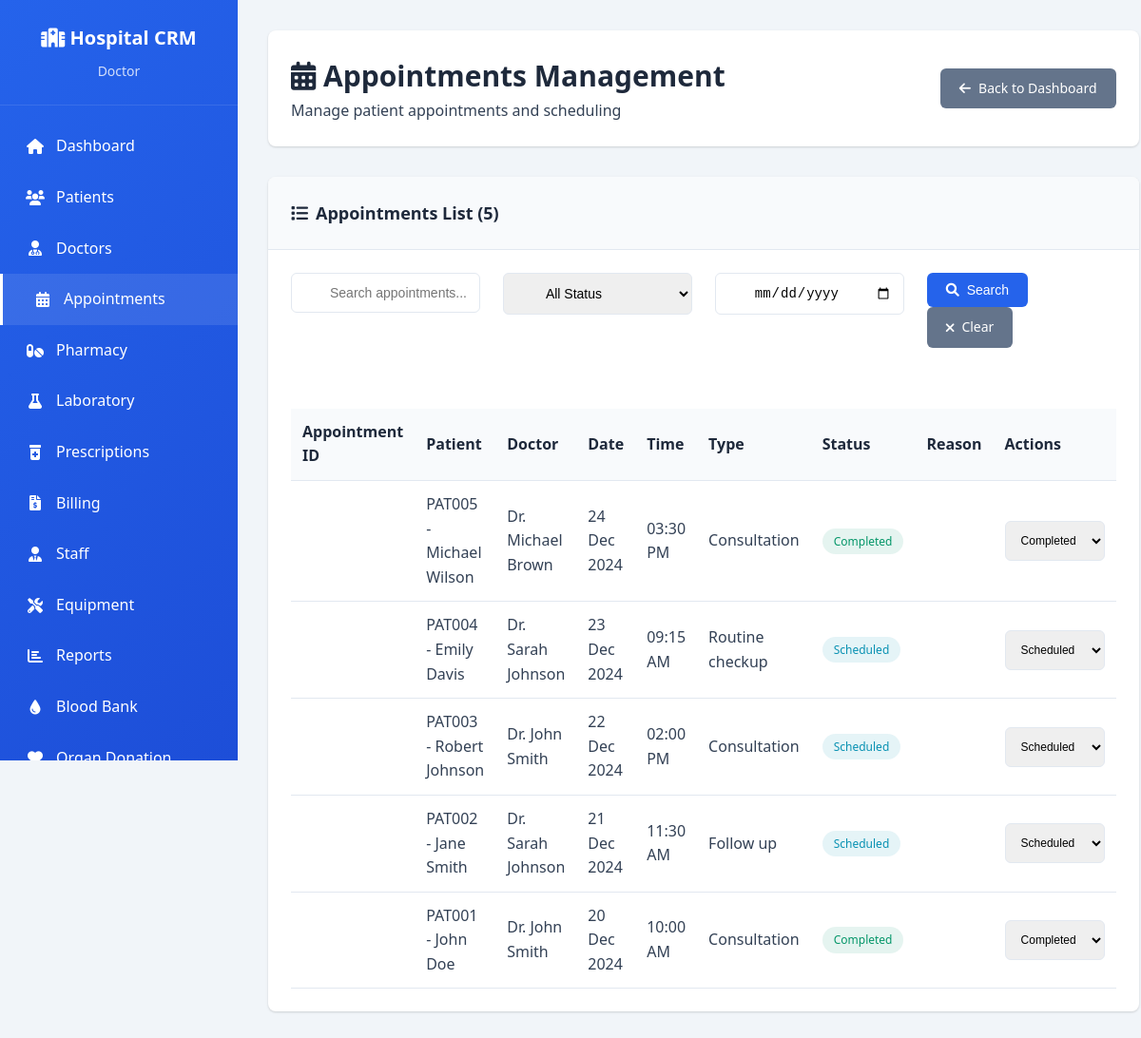
The page /appointments.php (signed in) on the database its author committed.
### tables this page shows
CREATE TABLE `appointments` (
  `id` int(11) NOT NULL AUTO_INCREMENT,
  `patient_id` int(11) NOT NULL,
  `doctor_id` int(11) NOT NULL,
  `appointment_date` date NOT NULL,
  `appointment_time` time NOT NULL,
  `appointment_type` enum('consultation','follow_up','emergency','routine_checkup') DEFAULT 'consultation',
  `status` enum('scheduled','completed','cancelled','no_show') DEFAULT 'scheduled',
  `notes` text DEFAULT NULL,
  `created_by` int(11) DEFAULT NULL,
  `created_at` timestamp NOT NULL DEFAULT current_timestamp(),
  `updated_at` timestamp NOT NULL DEFAULT current_timestamp() ON UPDATE current_timestamp(),
  PRIMARY KEY (`id`),
  KEY `patient_id` (`patient_id`),
  KEY `doctor_id` (`doctor_id`),
  KEY `appointment_date` (`appointment_date`),
  KEY `status` (`status`),
  KEY `created_by` (`created_by`),
  CONSTRAINT `appointments_ibfk_1` FOREIGN KEY (`patient_id`) REFERENCES `patients` (`id`),
  CONSTRAINT `appointments_ibfk_2` FOREIGN KEY (`doctor_id`) REFERENCES `doctors` (`id`),
  CONSTRAINT `appointments_ibfk_3` FOREIGN KEY (`created_by`) REFERENCES `users` (`id`) ON DELETE SET NULL
);

CREATE TABLE `patients` (
  `id` int(11) NOT NULL AUTO_INCREMENT,
  `patient_id` varchar(20) NOT NULL,
  `first_name` varchar(50) NOT NULL,
  `last_name` varchar(50) NOT NULL,
  `email` varchar(100) DEFAULT NULL,
  `phone` varchar(20) NOT NULL,
  `date_of_birth` date DEFAULT NULL,
  `gender` enum('male','female','other') NOT NULL,
  `blood_group` varchar(5) DEFAULT NULL,
  `address` text DEFAULT NULL,
  `emergency_contact_name` varchar(100) DEFAULT NULL,
  `emergency_contact_phone` varchar(20) DEFAULT NULL,
  `medical_history` text DEFAULT NULL,
  `allergies` text DEFAULT NULL,
  `is_active` tinyint(1) DEFAULT 1,
  `created_at` timestamp NOT NULL DEFAULT current_timestamp(),
  `updated_at` timestamp NOT NULL DEFAULT current_timestamp() ON UPDATE current_timestamp(),
  PRIMARY KEY (`id`),
  UNIQUE KEY `patient_id` (`patient_id`),
  KEY `email` (`email`),
  KEY `phone` (`phone`)
);

CREATE TABLE `doctors` (
  `id` int(11) NOT NULL AUTO_INCREMENT,
  `user_id` int(11) DEFAULT NULL,
  `doctor_name` varchar(100) NOT NULL,
  `specialization` varchar(100) NOT NULL,
  `qualification` varchar(200) NOT NULL,
  `experience_years` int(11) DEFAULT 0,
  `consultation_fee` decimal(10,2) DEFAULT 0.00,
  `phone` varchar(20) DEFAULT NULL,
  `email` varchar(100) DEFAULT NULL,
  `schedule` text DEFAULT NULL,
  `is_active` tinyint(1) DEFAULT 1,
  `created_at` timestamp NOT NULL DEFAULT current_timestamp(),
  `updated_at` timestamp NOT NULL DEFAULT current_timestamp() ON UPDATE current_timestamp(),
  PRIMARY KEY (`id`),
  KEY `user_id` (`user_id`),
  KEY `specialization` (`specialization`),
  CONSTRAINT `doctors_ibfk_1` FOREIGN KEY (`user_id`) REFERENCES `users` (`id`) ON DELETE SET NULL
);

### config/database.php (called while the page is built, shortened)
<?php
class Database {
    private $connection;
    public function __construct() {
        try {
            $dsn = "mysql:host=" . DB_HOST . ";dbname=" . DB_NAME . ";charset=" . DB_CHARSET;
            $this->connection = new PDO($dsn, DB_USERNAME, DB_PASSWORD);
            $this->connection->setAttribute(PDO::ATTR_ERRMODE, PDO::ERRMODE_EXCEPTION);
            $this->connection->setAttribute(PDO::ATTR_DEFAULT_FETCH_MODE, PDO::FETCH_ASSOC);
        } catch(PDOException $e) {
            die("Database connection failed: " . $e->getMessage());
        }
    }
    public function query($sql, $params = []) {
        try {
            $stmt = $this->connection->prepare($sql);
            $stmt->execute($params);
            return $stmt;
        } catch(PDOException $e) {
            throw new Exception("Query failed: " . $e->getMessage());
        }
    }
}
?>

### appointments.php (the view, shortened to what this page needs)
<?php
require_once 'config/database.php';
$user_role = $_SESSION['role'];
$db = new Database();
$search = $_GET['search'] ?? '';
$date_filter = $_GET['date'] ?? '';
$page = max(1, intval($_GET['page'] ?? 1));
$limit = 10;
$offset = ($page - 1) * $limit;
$appointments_query = "
    SELECT a.*,
           p.first_name as patient_first_name, p.last_name as patient_last_name, p.patient_id,
           d.doctor_name
    FROM appointments a
    LEFT JOIN patients p ON a.patient_id = p.id
    LEFT JOIN doctors d ON a.doctor_id = d.id
    WHERE 1=1";
$count_query = "
    SELECT COUNT(*) as count
    FROM appointments a
    LEFT JOIN patients p ON a.patient_id = p.id
    LEFT JOIN doctors d ON a.doctor_id = d.id
    WHERE 1=1";
$params = [];
$total_appointments = $db->query($count_query, $params)->fetch()['count'];
$appointments_query .= " ORDER BY a.appointment_date DESC, a.appointment_time DESC LIMIT $limit OFFSET $offset";
$appointments = $db->query($appointments_query, $params)->fetchAll();
?>
<!DOCTYPE html>
<html lang="en">
<head>
    <link rel="stylesheet" href="https://cdnjs.cloudflare.com/ajax/libs/font-awesome/6.0.0/css/all.min.css">
</head>
<body>
    <div class="dashboard-container">
        <aside class="sidebar">
            <div class="sidebar-header">
                <h2><i class="fas fa-hospital"></i> Hospital CRM</h2>
                <p><?php echo htmlspecialchars($_SESSION['role_display']); ?></p>
            </div>
            <ul class="sidebar-menu">
                <li><a href="dashboard.php"><i class="fas fa-home"></i> Dashboard</a></li>
                <li><a href="patients.php"><i class="fas fa-users"></i> Patients</a></li>
                <li><a href="doctors.php"><i class="fas fa-user-md"></i> Doctors</a></li>
                <li><a href="appointments.php" class="active"><i class="fas fa-calendar-alt"></i> Appointments</a></li>
                <li><a href="pharmacy.php"><i class="fas fa-pills"></i> Pharmacy</a></li>
                <li><a href="laboratory.php"><i class="fas fa-flask"></i> Laboratory</a></li>
                <li><a href="prescriptions.php"><i class="fas fa-prescription-bottle-alt"></i> Prescriptions</a></li>
                <li><a href="billing.php"><i class="fas fa-file-invoice-dollar"></i> Billing</a></li>
                <li><a href="staff.php"><i class="fas fa-user-tie"></i> Staff</a></li>
                <li><a href="equipment.php"><i class="fas fa-tools"></i> Equipment</a></li>
                <li><a href="reports.php"><i class="fas fa-chart-bar"></i> Reports</a></li>
                <li><a href="blood-bank.php"><i class="fas fa-tint"></i> Blood Bank</a></li>
                <li><a href="organ-donation.php"><i class="fas fa-heart"></i> Organ Donation</a></li>
            </ul>
        </aside>
        <main class="main-content">
            <div class="header">
                <div>
                    <h1><i class="fas fa-calendar-alt"></i> Appointments Management</h1>
                    <p>Manage patient appointments and scheduling</p>
                </div>
                <div class="header-actions">
                    <a href="dashboard.php" class="btn btn-secondary">
                        <i class="fas fa-arrow-left"></i> Back to Dashboard
                    </a>
                </div>
            </div>
            <div class="card">
                <div class="card-header">
                    <h3><i class="fas fa-list"></i> Appointments List (<?php echo $total_appointments; ?>)</h3>
                </div>
                <div class="card-body">
                    <div class="search-box">
                        <form method="GET">
                            <div class="grid grid-4">
                                <div class="form-group">
                                    <input type="text" name="search" placeholder="Search appointments..." class="form-control"
                                           value="<?php echo htmlspecialchars($search); ?>">
                                </div>
                                <div class="form-group">
                                    <select name="status" class="form-control">
                                        <option value="">All Status</option>
                                    </select>
                                </div>
                                <div class="form-group">
                                    <input type="date" name="date" class="form-control" value="<?php echo htmlspecialchars($date_filter); ?>">
                                </div>
                                <div class="form-group">
                                    <button type="submit" class="btn btn-primary">
                                        <i class="fas fa-search"></i> Search
                                    </button>
                                    <a href="appointments.php" class="btn btn-secondary">
                                        <i class="fas fa-times"></i> Clear
                                    </a>
                                </div>
                            </div>
                        </form>
                    </div>
                    <?php if (empty($appointments)): ?>
                        <p class="text-muted text-center">No appointments found.</p>
                    <?php else: ?>
                        <div style="overflow-x: auto;">
                            <table class="table">
                                <thead>
                                    <tr>
                                        <th>Appointment ID</th>
                                        <th>Patient</th>
                                        <th>Doctor</th>
                                        <th>Date</th>
                                        <th>Time</th>
                                        <th>Type</th>
                                        <th>Status</th>
                                        <th>Reason</th>
                                        <?php if (in_array($user_role, ['admin', 'doctor', 'receptionist'])): ?>
                                            <th>Actions</th>
                                        <?php endif; ?>
                                    </tr>
                                </thead>
                                <tbody>
                                    <?php foreach ($appointments as $appointment): ?>
                                        <tr>
                                            <td><?php echo htmlspecialchars($appointment['appointment_id']); ?></td>
                                            <td>
                                                <?php echo htmlspecialchars($appointment['patient_id'] . ' - ' . $appointment['patient_first_name'] . ' ' . $appointment['patient_last_name']); ?>
                                            </td>
                                            <td><?php echo htmlspecialchars($appointment['doctor_name']); ?></td>
                                            <td><?php echo date('d M Y', strtotime($appointment['appointment_date'])); ?></td>
                                            <td><?php echo date('h:i A', strtotime($appointment['appointment_time'])); ?></td>
                                            <td><?php echo htmlspecialchars(ucfirst(str_replace('_', ' ', $appointment['appointment_type']))); ?></td>
                                            <td>
                                                <span class="badge badge-<?php
                                                    echo $appointment['status'] == 'scheduled' ? 'info' :
                                                        ($appointment['status'] == 'completed' ? 'success' :
                                                        ($appointment['status'] == 'cancelled' ? 'danger' : 'warning'));
                                                ?>">
                                                    <?php echo htmlspecialchars(ucfirst($appointment['status'])); ?>
                                                </span>
                                            </td>
                                            <td><?php echo htmlspecialchars($appointment['reason']); ?></td>
                                            <?php if (in_array($user_role, ['admin', 'doctor', 'receptionist'])): ?>
                                                <td>
                                                    <form method="POST" style="display: inline;">
                                                        <select name="status" class="form-control" style="width: auto; display: inline-block; font-size: 12px;" onchange="this.form.submit()">
                                                            <option value="scheduled" <?php echo $appointment['status'] == 'scheduled' ? 'selected' : ''; ?>>Scheduled</option>
                                                            <option value="completed" <?php echo $appointment['status'] == 'completed' ? 'selected' : ''; ?>>Completed</option>
                                                        </select>
                                                    </form>
                                                </td>
                                            <?php endif; ?>
                                        </tr>
                                    <?php endforeach; ?>
                                </tbody>
                            </table>
                        </div>
                    <?php endif; ?>
                </div>
            </div>
        </main>
    </div>
</body>
</html>

### rows shown on the page
appointments: patient.last_name "PAT005 - Michael Wilson", doctor.doctor_name "Dr. Michael Brown", appointment_date "24 Dec 2024", appointment_time "03:30 PM", appointment_type "Consultation", status "Completed"
appointments: patient.last_name "PAT004 - Emily Davis", doctor.doctor_name "Dr. Sarah Johnson", appointment_date "23 Dec 2024", appointment_time "09:15 AM", appointment_type "Routine checkup", status "Scheduled"
appointments: patient.last_name "PAT003 - Robert Johnson", doctor.doctor_name "Dr. John Smith", appointment_date "22 Dec 2024", appointment_time "02:00 PM", appointment_type "Consultation", status "Scheduled"
appointments: patient.last_name "PAT002 - Jane Smith", doctor.doctor_name "Dr. Sarah Johnson", appointment_date "21 Dec 2024", appointment_time "11:30 AM", appointment_type "Follow up", status "Scheduled"
appointments: patient.last_name "PAT001 - John Doe", doctor.doctor_name "Dr. John Smith", appointment_date "20 Dec 2024", appointment_time "10:00 AM", appointment_type "Consultation", status "Completed"

### other values the page prints
$_SESSION['role_display'] "Doctor"
$total_appointments "5"
